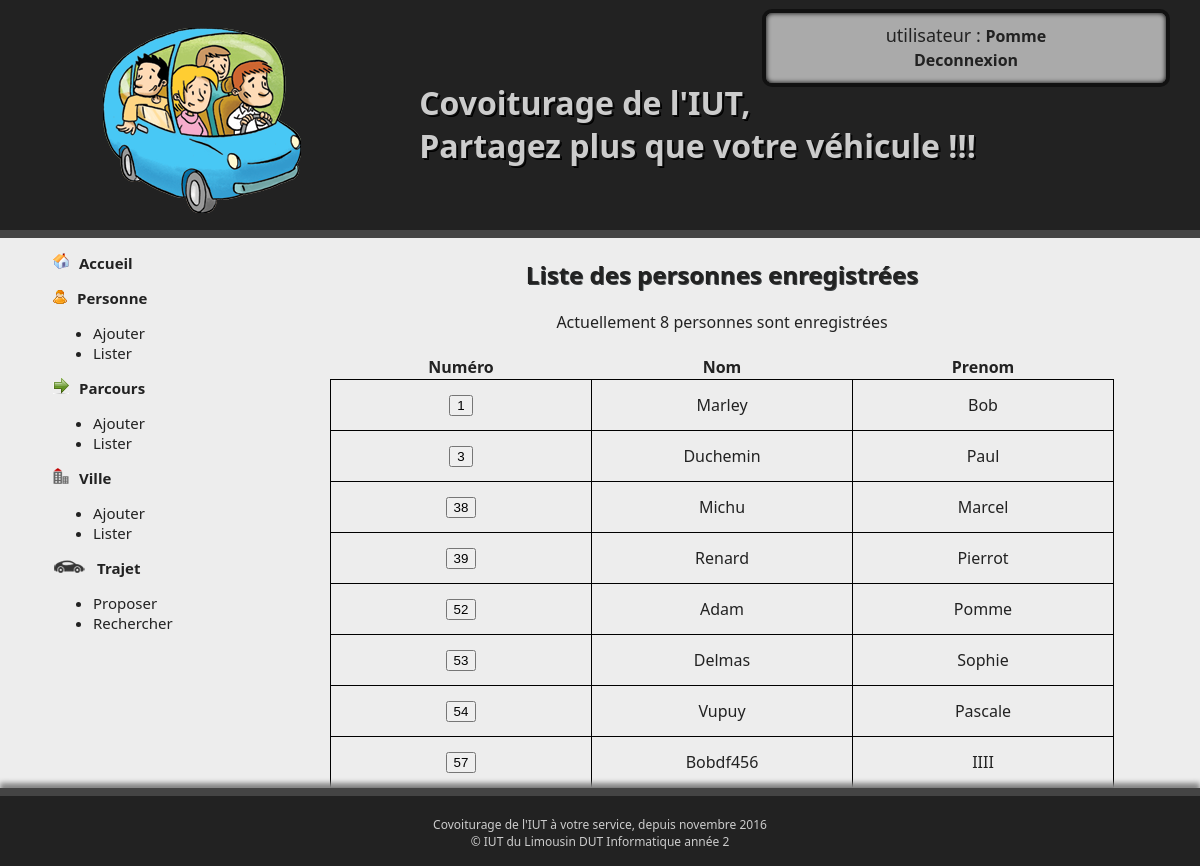
/index.php?page=2 (signed in), run on the app's committed database.
### tables this page shows
CREATE TABLE `personne` (
  `per_num` int(11) NOT NULL,
  `per_nom` varchar(30) NOT NULL,
  `per_prenom` varchar(30) NOT NULL,
  `per_tel` char(14) NOT NULL,
  `per_mail` varchar(30) NOT NULL,
  `per_login` varchar(20) NOT NULL,
  `per_pwd` varchar(100) NOT NULL
);

### include/autoLoad.inc.php (called while the page is built, shortened)
<?php
spl_autoload_register(function ($className) {
    $repClasses = 'classes/';
}
);

### classes/PersonneManager.class.php (called while the page is built, shortened)
<?php
class PersonneManager
{
    private $db;
    public function __construct($db)
    {
        $this->db = $db;
    }
    public function getAllPersonne(): array
    {
        $listePersonnes = array();
        $sql = 'SELECT * FROM personne';
        $requete = $this->db->prepare($sql);
        $requete->execute();
        while ($personne = $requete->fetch())
            $listePersonnes[] = new Personne($personne);
        return $listePersonnes;
    }
    public function NombrePersonne()
    {
        $sql = 'SELECT count(per_num) as nbr FROM personne';
        $requete = $this->db->prepare($sql);
        $requete->execute();
        return $requete->fetch()['nbr'];
    }
}

### classes/Personne.class.php (called while the page is built, shortened)
<?php
class Personne
{
    private $per_num;
    private $per_nom;
    private $per_prenom;
    public function setPerPre($per_prenom)
    {
        $this->per_prenom = $per_prenom;
    }
    public function getPerNum()
    {
        return $this->per_num;
    }
    public function setPerNum($per_num)
    {
        $this->per_num = $per_num;
    }
    public function getPerNom()
    {
        return $this->per_nom;
    }
    public function setPerNom($per_nom)
    {
        $this->per_nom = $per_nom;
    }
    public function getPerPre()
    {
        return $this->per_prenom;
    }
}

### include/pages/listerPersonnes.inc.php (the view, shortened to what this page needs)
<?php
$pdo = new Mypdo();
$personneManager = new PersonneManager($pdo);
$personnes = $personneManager->getAllPersonne();
$nbr = $personneManager->NombrePersonne();
if (!isset($_POST['per_num'])) {
    ?>
    <div class="sstitre"><h2>Liste des personnes enregistrées</h2></div>
    <div>Actuellement <?php echo $nbr; ?> personnes sont enregistrées</div>
    <br>
    <table>
        <tr>
            <th>Numéro</th>
            <th>Nom</th>
            <th>Prenom</th>
        </tr>
        <?php
        foreach ($personnes as $personne) { ?>
            <tr>
                <td>
                    <form method="post">
                        <input id="inputPer" type="submit" name="per_num" value="<?php echo $personne->getPerNum(); ?>">
                    </form>
                </td>
                <td><?php echo $personne->getPerNom(); ?></td>
                <td><?php echo $personne->getPerPre(); ?></td>
            </tr>
        <?php } ?>
    </table>
<?php }
?>

### css/stylesheet.css (style rules this page uses)
body { background-color: #222222;; font-family: "Segoe UI", Verdana, serif; font-size: 12pt; margin: 0; padding: 0; }
table { border-collapse: collapse; margin: auto; text-align: center; }
td { text-align: center; height: 40px; width: 250px; padding: 5px; border: 1px solid black; }
.sstitre { text-shadow: 1px 1px #3e4244; }

### data on the page
personne: per_num "1", per_nom "Marley", per_prenom "Bob"
personne: per_num "3", per_nom "Duchemin", per_prenom "Paul"
personne: per_num "38", per_nom "Michu", per_prenom "Marcel"
personne: per_num "39", per_nom "Renard", per_prenom "Pierrot"
personne: per_num "52", per_nom "Adam", per_prenom "Pomme"
personne: per_num "53", per_nom "Delmas", per_prenom "Sophie"
personne: per_num "54", per_nom "Vupuy", per_prenom "Pascale"
personne: per_num "57", per_nom "Bobdf456", per_prenom "IIII"

### other printed values
$_SESSION["login"] "Pomme"
$nbr "8"
